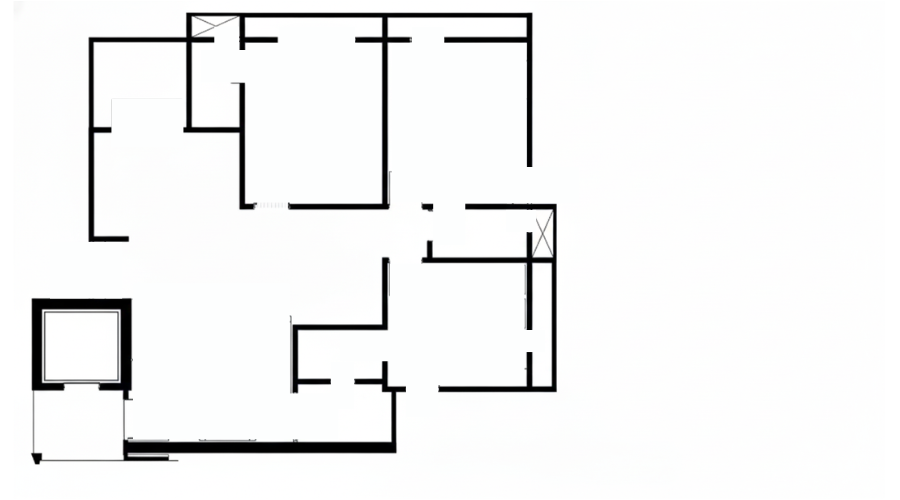
#> input picture shapy/images/Untitled design.png, 900 x 500 px, found by its file name
$ python improved_skeleton_extraction.py
#> lines starting #> are read from the running program, lines starting #| are printed output that depends on the picture; after the words box and inside, x2 and y2 are one past the last pixel; in counts of white or black regions, pixels touching at a corner belong together
"""
IMPROVED SKELETON EXTRACTION WITH NOISE REMOVAL
================================================

Fixes:
1. Better preprocessing to remove pixel noise
2. Douglas-Peucker simplification to remove jagged edges
3. Line smoothing using moving average
4. Filters out small spurious branches
"""

import cv2
import numpy as np
from shapely.geometry import LineString, MultiLineString
from shapely.ops import linemerge
from skimage.morphology import skeletonize, remove_small_objects
from scipy.ndimage import binary_dilation, binary_erosion
from typing import List


def extract_skeleton_clean(binary_image, scale=15.0,
                           min_length_mm=100,
                           simplify_tolerance=5.0,
                           smooth_window=5):
    """
    Extract clean wall centerlines from binary image with noise reduction.

    Args:
        binary_image: Binary image (255=walls, 0=background)
        scale: Pixels to mm conversion (default: 15mm/pixel)
        min_length_mm: Minimum line length in mm (filters small branches)
        simplify_tolerance: Douglas-Peucker tolerance in mm (higher=smoother)
        smooth_window: Moving average window size for smoothing

    Returns:
        List of cleaned LineString objects
    """

    print("\n→ Step 2: Extracting CLEAN wall centerlines")

    # =========================================================================
    # STEP 1: AGGRESSIVE NOISE REMOVAL
    # =========================================================================
    print("  • Step 2a: Removing noise...")

    # Remove small disconnected components (noise)
    # Convert to boolean
    binary_bool = binary_image > 127

    # Remove small objects (adjust min_size based on your image)
    min_object_size = 50  # pixels
    cleaned = remove_small_objects(binary_bool, min_size=min_object_size)

    # Morphological closing to connect nearby wall segments
    kernel_size = 3
    kernel = np.ones((kernel_size, kernel_size), np.uint8)
    cleaned_uint8 = (cleaned * 255).astype(np.uint8)

    # Close small gaps
    closed = cv2.morphologyEx(cleaned_uint8, cv2.MORPH_CLOSE, kernel, iterations=2)

    # Optional: Slight erosion followed by dilation to smooth edges
    smoothed = cv2.morphologyEx(closed, cv2.MORPH_OPEN, kernel, iterations=1)

    cv2.imwrite('debug_02a_cleaned.png', smoothed)
    print(f"    ✓ Cleaned binary image")

    # =========================================================================
    # STEP 2: SKELETONIZATION
    # =========================================================================
    print("  • Step 2b: Skeletonizing...")

    skeleton = skeletonize(smoothed > 127)
    skeleton_uint8 = (skeleton * 255).astype(np.uint8)

    cv2.imwrite('debug_02b_skeleton.png', skeleton_uint8)

    # =========================================================================
    # STEP 3: PRUNE SHORT BRANCHES (removes up/down noise)
    # =========================================================================
    print("  • Step 2c: Pruning short branches...")

    # This is key to removing those extra up/down edges!
    skeleton_pruned = prune_skeleton_branches(skeleton_uint8, min_branch_length=10)

    cv2.imwrite('debug_02c_pruned.png', skeleton_pruned)
    print(f"    ✓ Pruned short branches")

    # =========================================================================
    # STEP 4: EXTRACT CONTOURS AND CONVERT TO LINESTRINGS
    # =========================================================================
    print("  • Step 2d: Extracting contours...")

    contours, _ = cv2.findContours(skeleton_pruned, cv2.RETR_LIST, cv2.CHAIN_APPROX_SIMPLE)
    print(f"    • Found {len(contours)} skeleton segments")

    # Convert to LineStrings with pixel→mm conversion
    centerlines = []
    for contour in contours:
        if len(contour) < 2:
            continue

        # Extract coordinates
        coords = []
        for pt in contour:
            x, y = pt[0]
            coords.append((x * scale, y * scale))

        if len(coords) >= 2:
            try:
                line = LineString(coords)

                # Filter by minimum length
                if line.is_valid and line.length >= min_length_mm:
                    centerlines.append(line)
            except:
                continue

    print(f"    ✓ Extracted {len(centerlines)} raw centerlines")

    # =========================================================================
    # STEP 5: SIMPLIFY LINES (Douglas-Peucker algorithm)
    # =========================================================================
    print("  • Step 2e: Simplifying lines (removing jagged edges)...")

    simplified_lines = []
    for line in centerlines:
        # Douglas-Peucker simplification
        simple_line = line.simplify(tolerance=simplify_tolerance, preserve_topology=True)

        if simple_line.is_valid and simple_line.length >= min_length_mm:
            simplified_lines.append(simple_line)

    print(f"    ✓ Simplified to {len(simplified_lines)} centerlines")

    # =========================================================================
    # STEP 6: SMOOTH LINES (optional - moving average)
    # =========================================================================
    if smooth_window > 1:
        print("  • Step 2f: Smoothing lines...")
        smoothed_lines = []

        for line in simplified_lines:
            coords = np.array(line.coords)

            # Only smooth if enough points
            if len(coords) > smooth_window:
                smoothed_coords = moving_average_smooth(coords, window=smooth_window)
                smooth_line = LineString(smoothed_coords)

                if smooth_line.is_valid:
                    smoothed_lines.append(smooth_line)
            else:
                smoothed_lines.append(line)

        simplified_lines = smoothed_lines
        print(f"    ✓ Smoothed {len(simplified_lines)} centerlines")

    # =========================================================================
    # STEP 7: MERGE CONNECTED LINES
    # =========================================================================
    print("  • Step 2g: Merging connected segments...")

    if simplified_lines:
        merged = linemerge(simplified_lines)

        if isinstance(merged, LineString):
            final_centerlines = [merged]
        elif isinstance(merged, MultiLineString):
            final_centerlines = list(merged.geoms)
        else:
            final_centerlines = simplified_lines
    else:
        final_centerlines = []

    print(f"  ✓ Final result: {len(final_centerlines)} clean centerline(s)")

    # Print statistics
    for i, line in enumerate(final_centerlines):
        print(f"    - Line {i+1}: length={line.length:.1f}mm, points={len(line.coords)}")

    return final_centerlines


def prune_skeleton_branches(skeleton_img, min_branch_length=10):
    """
    Remove short branches from skeleton to eliminate noise.

    This removes those annoying up/down edges!

    Args:
        skeleton_img: Binary skeleton image (uint8)
        min_branch_length: Minimum branch length in pixels

    Returns:
        Pruned skeleton image
    """

    # Find branch points and endpoints
    kernel_endpoints = np.array([[1, 1, 1],
                                  [1, 10, 1],
                                  [1, 1, 1]], dtype=np.uint8)

    # Convolve to find endpoints (value=11) and branch points (value>=13)
    filtered = cv2.filter2D(skeleton_img // 255, -1, kernel_endpoints)

    endpoints = (filtered == 11).astype(np.uint8) * 255
    branch_points = (filtered >= 13).astype(np.uint8) * 255

    # Trace from endpoints and remove short branches
    pruned = skeleton_img.copy()

    # Find all endpoint coordinates
    endpoint_coords = np.argwhere(endpoints > 0)

    for ep in endpoint_coords:
        y, x = ep

        # Trace from this endpoint until branch point or max length
        trace_length = 0
        current = (x, y)
        visited = set()
        path = [current]

        while trace_length < min_branch_length:
            visited.add(current)

            # Find neighbors
            x, y = current
            neighbors = []

            for dx, dy in [(-1,-1), (-1,0), (-1,1), (0,-1), (0,1), (1,-1), (1,0), (1,1)]:
                nx, ny = x + dx, y + dy

                if (0 <= nx < skeleton_img.shape[1] and
                    0 <= ny < skeleton_img.shape[0] and
                    (nx, ny) not in visited and
                    skeleton_img[ny, nx] > 0):
                    neighbors.append((nx, ny))

            # If no neighbors or reached branch point, stop
            if len(neighbors) == 0:
                break

            if len(neighbors) > 1 or branch_points[current[1], current[0]] > 0:
                # Reached branch point
                break

            # Move to next point
            current = neighbors[0]
            path.append(current)
            trace_length += 1

        # If branch is too short, remove it
        if trace_length < min_branch_length:
            for px, py in path:
                pruned[py, px] = 0

    return pruned


def moving_average_smooth(coords, window=5):
    """
    Smooth a line using moving average.

    Args:
        coords: Nx2 array of coordinates
        window: Window size for moving average

    Returns:
        Smoothed coordinates
    """

    if len(coords) < window:
        return coords

    smoothed = np.zeros_like(coords)

    for i in range(len(coords)):
        # Define window bounds
        start = max(0, i - window // 2)
        end = min(len(coords), i + window // 2 + 1)

        # Average over window
        smoothed[i] = np.mean(coords[start:end], axis=0)

    return smoothed


# =============================================================================
# USAGE IN YOUR CLASS
# =============================================================================

class WallCenterlineConverter:
    """Updated class with clean skeleton extraction"""

    def __init__(self, image_path, wall_height=3000, wall_thickness=200, scale=15.0):
#> called with wall_height = 1500, wall_thickness = 100, scale = 15
        self.image_path = image_path
        self.wall_height = wall_height
        self.wall_thickness = wall_thickness
        self.scale = scale

        self.img = cv2.imread(image_path, cv2.IMREAD_GRAYSCALE)
        if self.img is None:
            raise ValueError(f"Could not load image: {image_path}")

        self.height, self.width = self.img.shape
        self.centerlines = []
        self.binary = None

        print(f"✓ Loaded: {self.width}x{self.height} pixels")
#| ✓ Loaded: 900x500 pixels

    def preprocess(self):
        """Binarize and clean"""
        print("\n→ Step 1: Preprocessing")

        _, binary = cv2.threshold(self.img, 127, 255, cv2.THRESH_BINARY_INV)
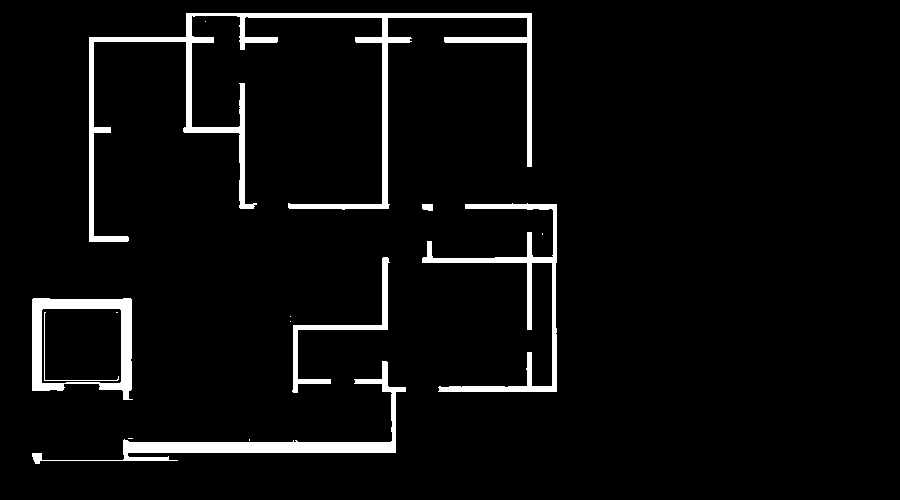
#> binary: shape (500, 900); 4.7% white; 14 white regions (7 under 20 px), largest, box (x1, y1, x2, y2) and area: (89, 13, 532, 242) 8839, (32, 361, 406, 464) 4051, (422, 203, 557, 392) 3381
        kernel = np.ones((3, 3), np.uint8)
        binary = cv2.morphologyEx(binary, cv2.MORPH_CLOSE, kernel, iterations=2)
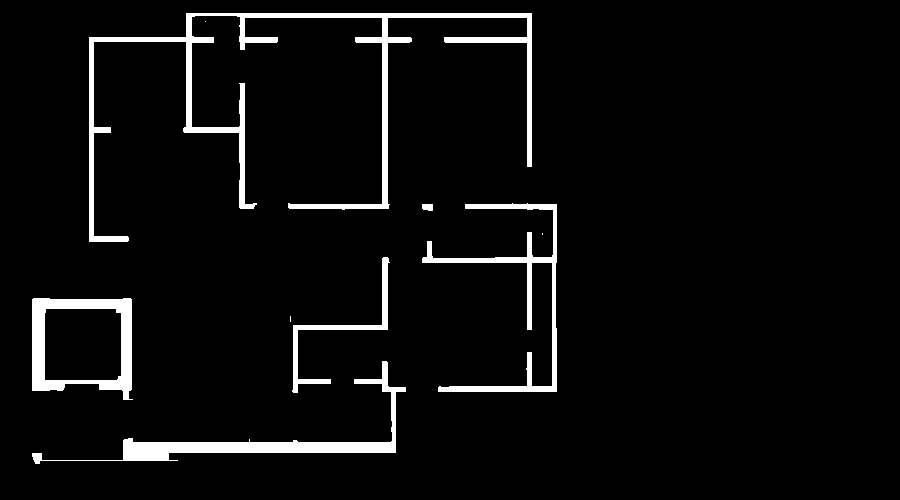
#> binary: shape (500, 900); 4.8% white; 9 white regions (3 under 20 px), largest, box (x1, y1, x2, y2) and area: (89, 13, 532, 242) 8856, (32, 361, 406, 464) 4249, (32, 298, 133, 400) 3651, (422, 203, 557, 392) 3393, (292, 257, 390, 393) 1370, (422, 204, 433, 211) 70
        binary = cv2.morphologyEx(binary, cv2.MORPH_OPEN, kernel, iterations=1)
#> binary: shape (500, 900); 4.8% white; 7 white regions, largest, box (x1, y1, x2, y2) and area: (89, 13, 532, 242) 8844, (123, 361, 406, 461) 4065, (32, 298, 132, 400) 3647

        self.binary = binary
        cv2.imwrite('debug_01_binary.png', binary)
        print("  ✓ Binary image ready")
        return binary

    def extract_skeleton(self):
        """
        NEW IMPROVED VERSION - Uses the clean extraction function
        """

        self.centerlines = extract_skeleton_clean(
            self.binary,
            scale=self.scale,
            min_length_mm=100,        # Filter out lines shorter than 10cm
            simplify_tolerance=5.0,   # Smoothness (higher = smoother but less accurate)
            smooth_window=5           # Moving average window
        )
#> in extract_skeleton_clean, `skeleton = skeletonize(smoothed > 127)`:
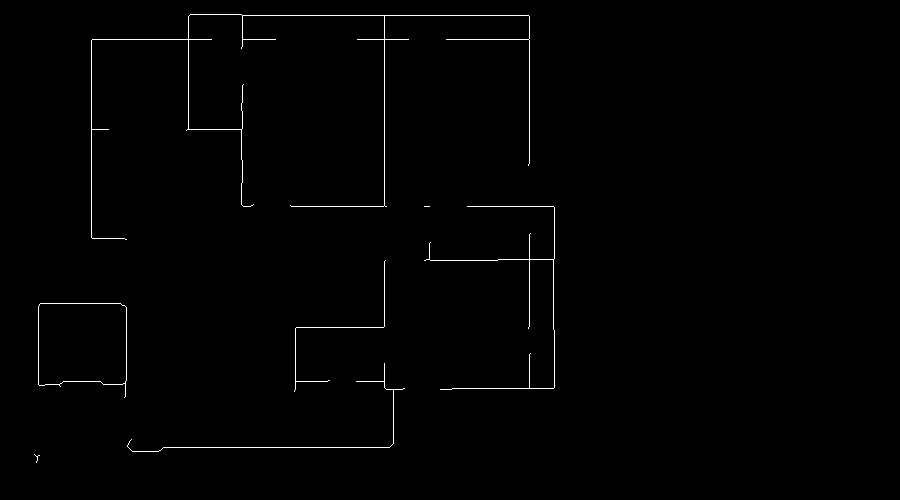
#> skeleton: shape (500, 900) bool; 0.74% white in thin lines or dots, all inside (x1, y1, x2, y2) = (34, 14, 555, 463)
#> in prune_skeleton_branches, `endpoints = (filtered == 11).astype(np.uint8) * 255`:
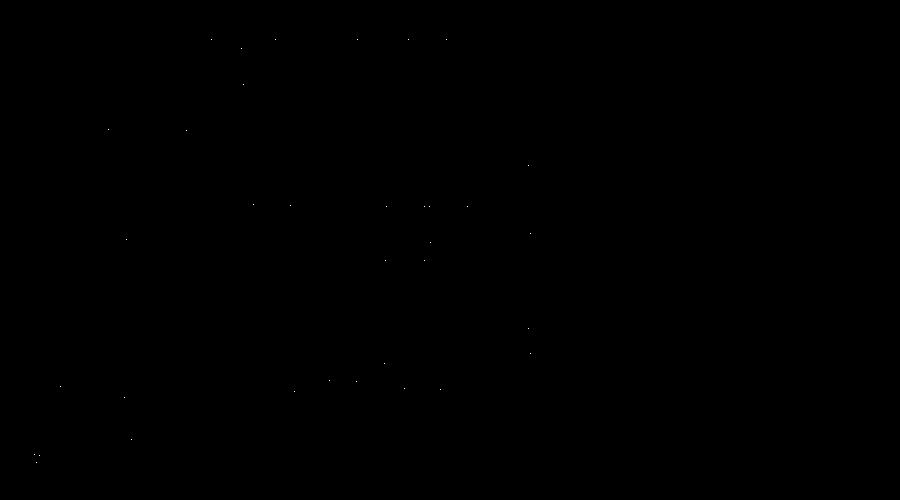
#> endpoints: shape (500, 900); 0.01% white in thin lines or dots, all inside (x1, y1, x2, y2) = (34, 39, 531, 463)
#> in prune_skeleton_branches, `endpoint_coords = np.argwhere(endpoints > 0)`: endpoint_coords = 35 pairs, first value 39 to 462, second value 34 to 530
#> the loop in prune_skeleton_branches, `for ep in endpoint_coords:` made 35 passes
#> in extract_skeleton_clean, `contours, _ = cv2.findContours(skeleton_pruned, cv2.RETR_LIST, cv2.CHA..`: contours = 7 contours, 5 with area under 20; largest, box (x1, y1, x2, y2) and area: (38, 303, 127, 398) 6992, (38, 303, 127, 386) 6992
#|     • Found 7 skeleton segments
#> the loop in extract_skeleton_clean, `for contour in contours:` made 7 passes
#> contour on pass 6: [[290, 205], [291, 206], [383, 206], [291, 206]]
#> after the loop in extract_skeleton_clean, `for contour in contours:`: centerlines = 7 items
#|     ✓ Extracted 7 raw centerlines
#> the loop in extract_skeleton_clean, `for line in centerlines:` made 7 passes
#|     ✓ Simplified to 7 centerlines
#> the loop in extract_skeleton_clean, `for line in simplified_lines:` made 7 passes
#> coords on pass 6: [[4350, 3075], [4365, 3090], [5745, 3090], [4365, 3090]]
#|     ✓ Smoothed 7 centerlines
#|   ✓ Final result: 7 clean centerline(s)
#> the loop in extract_skeleton_clean, `for i, line in enumerate(final_centerlines):` made 7 passes
#|     - Line 1: length=3822.5mm, points=22
#|     - Line 2: length=3396.3mm, points=25
#|     - Line 3: length=27858.3mm, points=112
#|     - Line 4: length=2781.2mm, points=4
#|     - Line 5: length=4272.6mm, points=19
#> (further printed lines are left out)
#> self.centerlines = 7 items

        return self.centerlines


# =============================================================================
# QUICK TEST
# =============================================================================

if __name__ == "__main__":
    # Test the improved extraction
    converter = WallCenterlineConverter(
        image_path='/home/logicrays/Desktop/botpress/files/shapy/images/Untitled design.png',
        wall_height=1500,
        wall_thickness=100,
        scale=15.0
    )

    converter.preprocess()
    centerlines = converter.extract_skeleton()
#> centerlines = 7 items

    print("\n" + "="*70)
    print("RESULTS:")
    print("="*70)
    print(f"Total centerlines: {len(centerlines)}")
#| Total centerlines: 7

    for i, line in enumerate(centerlines):
        print(f"  Line {i+1}:")
        print(f"    • Length: {line.length:.1f}mm ({line.length/1000:.2f}m)")
        print(f"    • Points: {len(line.coords)}")
        print(f"    • Bounds: {line.bounds}")
#> this loop made 7 passes
#> (printed output is left out)

    print("\n✓ Check debug images:")
    print("  • debug_01_binary.png - Input binary image")
    print("  • debug_02a_cleaned.png - After noise removal")
    print("  • debug_02b_skeleton.png - Raw skeleton")
    print("  • debug_02c_pruned.png - After branch pruning")
